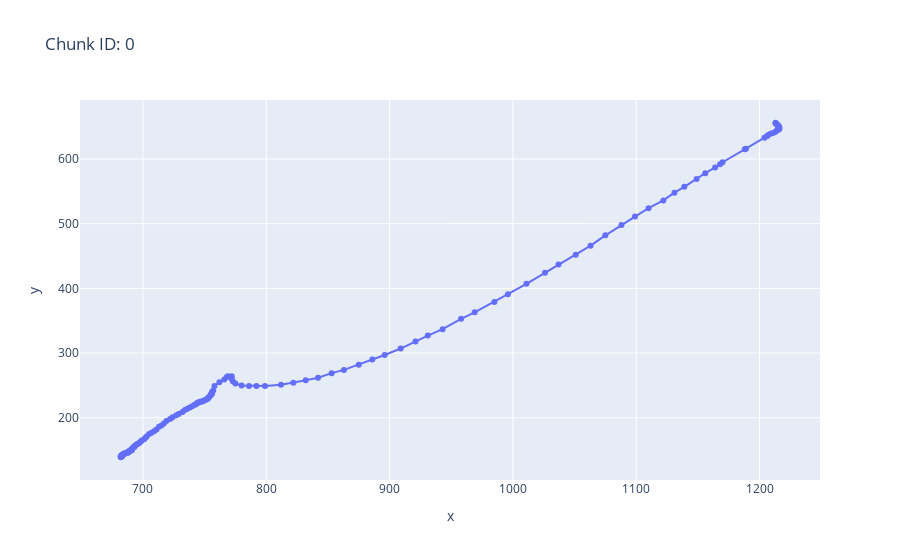
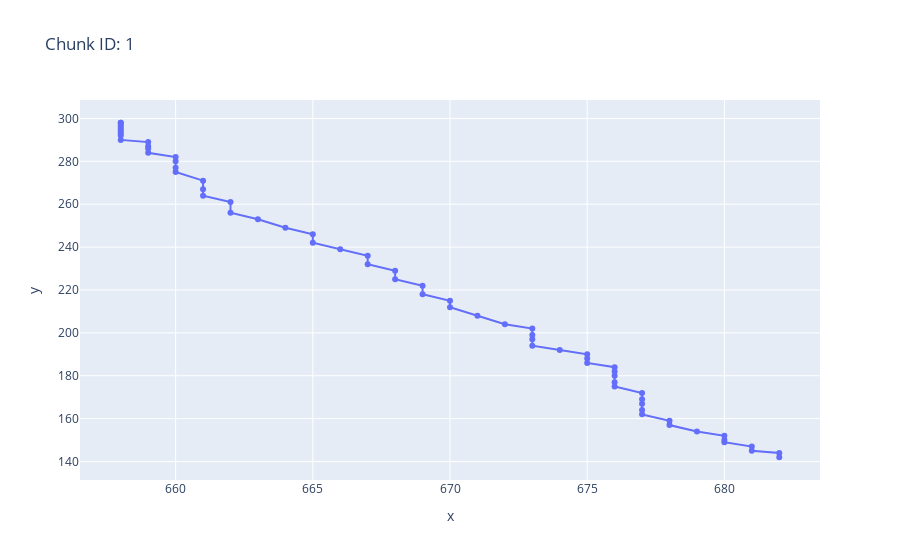
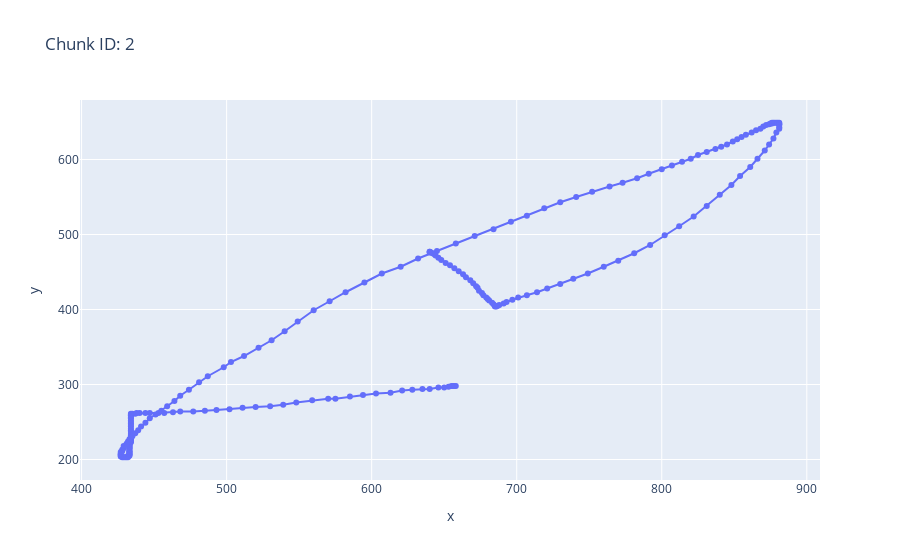
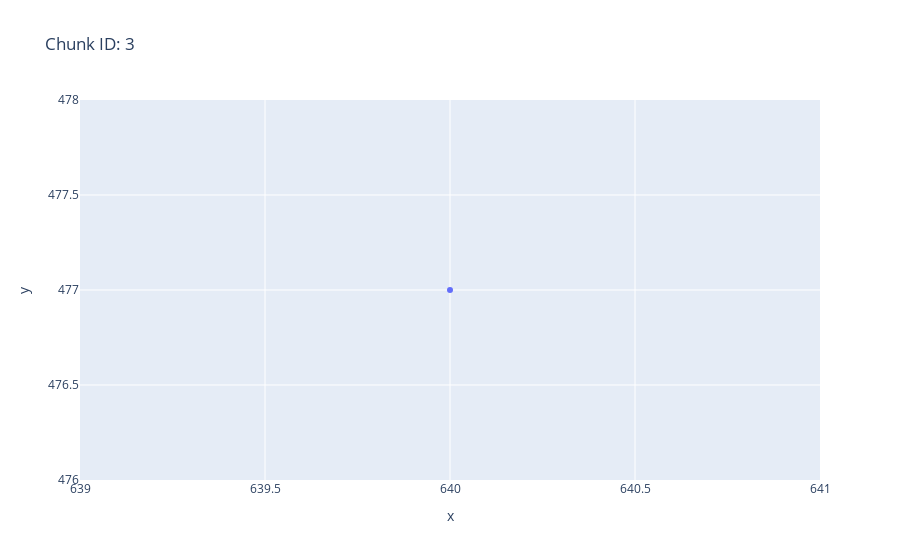

Notebook cell for these charts, in order:
### Markdown cell above
# Chunking Visualization

### Code cell
import plotly.express as px


for chunk_id, subset in groups:
    fig = px.line(
        subset,
        x='x',
        y='y',
        markers=True,
        title=f"Chunk ID: {chunk_id}"
    )
    fig.show()

### Figure 1 — Plotly figure (JSON) as saved in the notebook; plotly's stock layout.template omitted (floating-point values rounded to 4 significant figures; data arrays with more than 128 entries replaced by an {"elided": "..."} marker saying what was removed)
{"data": [{"hovertemplate": "x=%{x}<br>y=%{y}<extra></extra>", "legendgroup": "", "line": {"color": "#636efa", "dash": "solid"}, "marker": {"symbol": "circle"}, "mode": "lines+markers", "name": "", "orientation": "v", "showlegend": false, "type": "scatter", "x": {"elided": "141 int values"}, "xaxis": "x", "y": {"elided": "141 int values"}, "yaxis": "y"}], "layout": {"legend": {"tracegroupgap": 0}, "title": {"text": "Chunk ID: 0"}, "xaxis": {"anchor": "y", "domain": [0, 1], "title": {"text": "x"}}, "yaxis": {"anchor": "x", "domain": [0, 1], "title": {"text": "y"}}}}

### Figure 2 — Plotly figure (JSON) as saved in the notebook; plotly's stock layout.template omitted (floating-point values rounded to 4 significant figures)
{"data": [{"hovertemplate": "x=%{x}<br>y=%{y}<extra></extra>", "legendgroup": "", "line": {"color": "#636efa", "dash": "solid"}, "marker": {"symbol": "circle"}, "mode": "lines+markers", "name": "", "orientation": "v", "showlegend": false, "type": "scatter", "x": [682, 682, 681, 681, 680, 680, 680, 679, 678, 678, 677, 677, 677, 677, 677, 676, 676, 676, 676, 676, 675, 675, 675, 674, 673, 673, 673, 673, 672, 671, 670, 670, 669, 669, 668, 668, 667, 667, 666, 665, 665, 664, 663, 662, 662, 661, 661, 661, 660, 660, 660, 660, 659, 659, 659, 659, 658, 658, 658, 658, 658, 658, 658, 658, 658], "xaxis": "x", "y": [142, 144, 145, 147, 149, 150, 152, 154, 157, 159, 162, 164, 167, 169, 172, 175, 177, 180, 182, 184, 186, 188, 190, 192, 194, 197, 199, 202, 204, 208, 212, 215, 218, 222, 225, 229, 232, 236, 239, 242, 246, 249, 253, 256, 261, 264, 267, 271, 275, 277, 280, 282, 284, 286, 287, 289, 290, 292, 293, 294, 295, 296, 297, 298, 298], "yaxis": "y"}], "layout": {"legend": {"tracegroupgap": 0}, "title": {"text": "Chunk ID: 1"}, "xaxis": {"anchor": "y", "domain": [0, 1], "title": {"text": "x"}}, "yaxis": {"anchor": "x", "domain": [0, 1], "title": {"text": "y"}}}}

### Figure 3 — Plotly figure (JSON) as saved in the notebook; plotly's stock layout.template omitted (floating-point values rounded to 4 significant figures; data arrays with more than 128 entries replaced by an {"elided": "..."} marker saying what was removed)
{"data": [{"hovertemplate": "x=%{x}<br>y=%{y}<extra></extra>", "legendgroup": "", "line": {"color": "#636efa", "dash": "solid"}, "marker": {"symbol": "circle"}, "mode": "lines+markers", "name": "", "orientation": "v", "showlegend": false, "type": "scatter", "x": {"elided": "233 int values"}, "xaxis": "x", "y": {"elided": "233 int values"}, "yaxis": "y"}], "layout": {"legend": {"tracegroupgap": 0}, "title": {"text": "Chunk ID: 2"}, "xaxis": {"anchor": "y", "domain": [0, 1], "title": {"text": "x"}}, "yaxis": {"anchor": "x", "domain": [0, 1], "title": {"text": "y"}}}}

### Figure 4 — Plotly figure (JSON) as saved in the notebook; plotly's stock layout.template omitted (floating-point values rounded to 4 significant figures)
{"data": [{"hovertemplate": "x=%{x}<br>y=%{y}<extra></extra>", "legendgroup": "", "line": {"color": "#636efa", "dash": "solid"}, "marker": {"symbol": "circle"}, "mode": "lines+markers", "name": "", "orientation": "v", "showlegend": false, "type": "scatter", "x": [640], "xaxis": "x", "y": [477], "yaxis": "y"}], "layout": {"legend": {"tracegroupgap": 0}, "title": {"text": "Chunk ID: 3"}, "xaxis": {"anchor": "y", "domain": [0, 1], "title": {"text": "x"}}, "yaxis": {"anchor": "x", "domain": [0, 1], "title": {"text": "y"}}}}
